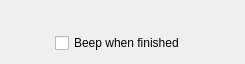
<?xml version="1.0" encoding="UTF-8"?>
<ui version="4.0">
 <class>BatchProcessingLowerPanel</class>
 <widget class="QWidget" name="BatchProcessingLowerPanel">
  <property name="geometry">
   <rect>
    <x>0</x>
    <y>0</y>
    <width>245</width>
    <height>64</height>
   </rect>
  </property>
  <property name="windowTitle">
   <string>Form</string>
  </property>
  <layout class="QGridLayout" name="gridLayout">
   <item row="0" column="0" colspan="4">
    <widget class="SystemLoadWidget" name="systemLoadWidget" native="true"/>
   </item>
   <item row="1" column="0">
    <spacer name="horizontalSpacer">
     <property name="orientation">
      <enum>Qt::Horizontal</enum>
     </property>
     <property name="sizeHint" stdset="0">
      <size>
       <width>1</width>
       <height>1</height>
      </size>
     </property>
    </spacer>
   </item>
   <item row="1" column="1">
    <widget class="QCheckBox" name="beepWhenFinished">
     <property name="text">
      <string>Beep when finished</string>
     </property>
    </widget>
   </item>
   <item row="1" column="2">
    <spacer name="horizontalSpacer_2">
     <property name="orientation">
      <enum>Qt::Horizontal</enum>
     </property>
     <property name="sizeHint" stdset="0">
      <size>
       <width>1</width>
       <height>1</height>
      </size>
     </property>
    </spacer>
   </item>
  </layout>
 </widget>
 <customwidgets>
  <customwidget>
   <class>SystemLoadWidget</class>
   <extends>QWidget</extends>
   <header>SystemLoadWidget.h</header>
   <container>1</container>
  </customwidget>
 </customwidgets>
 <resources/>
 <connections/>
</ui>
